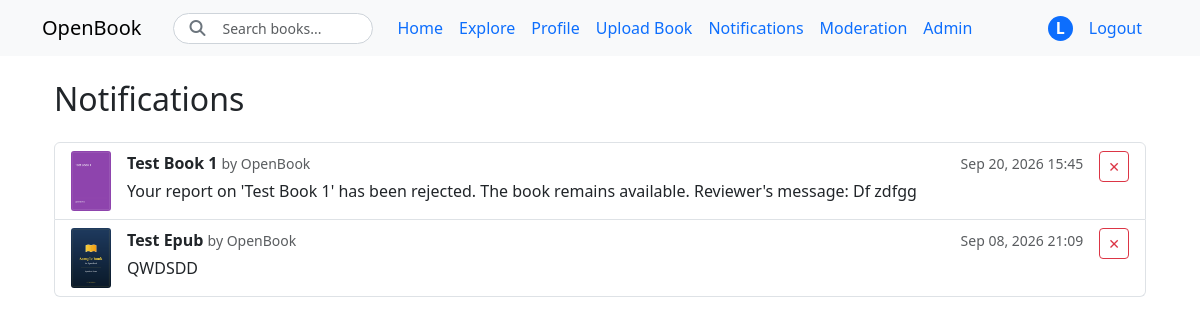
The page /notifications/ (signed in) on the database as committed earlier.
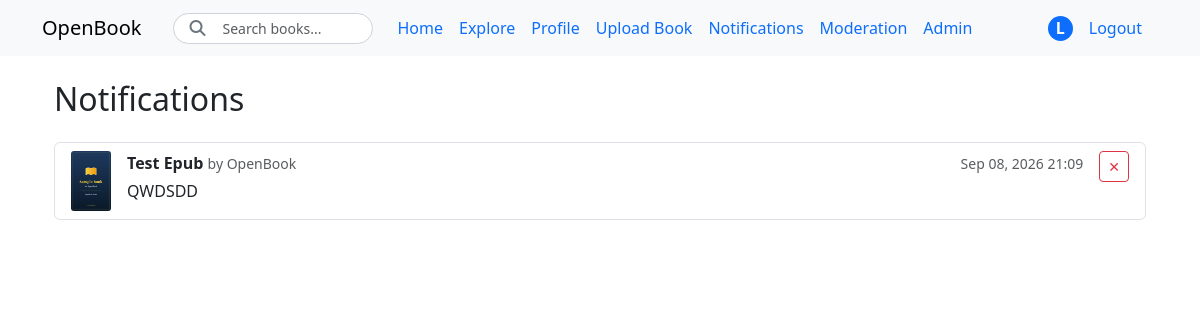
The same page on the database as committed later.
### notifications/models.py (models this page shows, shortened)
class Notification(models.Model):
    recipient = models.ForeignKey(settings.AUTH_USER_MODEL, on_delete=models.CASCADE, related_name="notifications")
    message = models.TextField()
    is_read = models.BooleanField(default=False)
    created_at = models.DateTimeField(auto_now_add=True)
    book = models.ForeignKey("books.Book", on_delete=models.CASCADE, null=True, blank=True, related_name="notifications")
    class Meta:
        ordering = ["-created_at"]

### books/models.py (models this page shows, shortened)
class Book(models.Model):
    class Status(models.TextChoices):
        PENDING = "P", "Pending"
        APPROVED = "A", "Approved"
        REJECTED = "R", "Rejected"
        REPORTED = "E", "Reported"
    class License(models.TextChoices):
        PUBLIC_DOMAIN = "PD", "Public domain"
        CREATIVE_COMMONS = "CC", "Creative Commons"
        ORIGINAL = "OR", "Original work by the user"
    title = models.CharField("Title", max_length=200)
    author = models.CharField("Author(s)", max_length=200)
    description = models.TextField("Description")
    file = models.FileField("Archive", upload_to=book_file_path,
        validators=[FileExtensionValidator(allowed_extensions=["pdf", "epub"]), validate_book_file_size],
        help_text="Only PDF or ePub.")
    cover = models.ImageField("Cover", upload_to="covers/", null=True, blank=True)
    license_type = models.CharField("License", max_length=2, choices=License.choices)
    license_detail = models.CharField("License details", max_length=200, blank=True, help_text="Example: CC BY-NC 4.0")
    rights_declaration = models.TextField("Statement of Rights", blank=True, help_text="Mandatory for original works.")
    status = models.CharField("State", max_length=1, choices=Status.choices, default=Status.PENDING)
    uploaded_by = models.ForeignKey(settings.AUTH_USER_MODEL, on_delete=models.SET_NULL, null=True, related_name="uploaded_books", verbose_name="Uploaded by" )
    reviewed_by = models.ForeignKey(settings.AUTH_USER_MODEL, on_delete=models.SET_NULL, null=True, blank=True, related_name="reviewed_books",
                verbose_name="Reviewed by")
    reviewed_at = models.DateTimeField("Revision date", null=True, blank=True)
    reviewer_comment = models.TextField("Reviewer's comment", blank=True)
    created_at = models.DateTimeField("Created", auto_now_add=True )
    updated_at = models.DateTimeField("Updated", auto_now=True)
    class Meta:
        ordering = ["-created_at"]
        verbose_name = "Book"
        verbose_name_plural = "Books"

### notifications/views.py (the view)
# urls.py: path("", views.NotificationListView.as_view(), name="notification-list"),
class NotificationListView(LoginRequiredMixin, ListView):
    model = Notification
    template_name = "notifications/notifications_list.html"
    context_object_name = "notifications"
    def get_queryset(self):
        return Notification.objects.filter(recipient=self.request.user)
    def get(self, request, *args, **kwargs):
        Notification.objects.filter(recipient=request.user, is_read=False).update(is_read=True)
        return super().get(request, *args, **kwargs)

### accounts/models.py (called while the page is built)
    def is_reviewer(self):
        return self.role == 'reviewer' or self.is_staff

    def has_unread_notifications(self):
        return self.notifications.filter(is_read=False).exists()

### templates/notifications/notifications_list.html (shortened to what this page needs)
{% extends "_base.html" %}
{% load static %}
{% block content %}
<div class="container mt-4">
    <h2 class="mb-4">Notifications</h2>
    {% if notifications %}
    <div class="list-group">
        {% for notification in notifications %}
        <div class="list-group-item">
            <div class="d-flex justify-content-between align-items-start">
                <div class="d-flex gap-3 flex-grow-1 me-3">
                    {% if notification.book %}
                        {% if notification.book.cover %}
                            <img src="{{ notification.book.cover.url }}"
                                 alt="Cover of {{ notification.book.title }}"
                                 style="width: 40px; height: 60px; object-fit: cover; border-radius: 3px;">
                        {% else %}
                            <div class="bg-light border d-flex align-items-center justify-content-center"
                                 style="width: 40px; height: 60px; border-radius: 3px;">
                                <span class="text-muted" style="font-size: 9px;">No cover</span>
                            </div>
                        {% endif %}
                    {% endif %}
                    <div class="flex-grow-1">
                        <div class="d-flex justify-content-between align-items-center mb-1">
                            <div>
                                {% if notification.book %}
                                    <a href="{% url 'books:book-detail' notification.book.pk %}"
                                       class="text-decoration-none fw-semibold text-dark">
                                        {{ notification.book.title }}
                                    </a>
                                    <span class="text-muted small">by {{ notification.book.author }}</span>
                                {% endif %}
                            </div>
                            <small class="text-muted">{{ notification.created_at|date:"M d, Y H:i" }}</small>
                        </div>
                        <p class="mb-0">{{ notification.message }}</p>
                    </div>
                </div>
                <form class="delete-notification-form"
                      data-url="{% url 'notifications:delete' notification.pk %}">
                    <button type="submit"
                            class="btn btn-sm btn-outline-danger"
                            title="Delete notification">
                        ✕
                    </button>
                </form>
            </div>
        </div>
        {% endfor %}
    </div>
    {% else %}
    <div class="alert alert-info">
        You have no notifications yet.
    </div>
    {% endif %}
</div>
{% endblock %}

Rows that differ between the two databases and show on the page:
removed Notification: book.cover (picture), book "Test Book 1", book.author "OpenBook", created_at "Sep 20, 2026 15:45", message "Your report on 'Test Book 1' has been rejected. The book remains available. Reviewer's message: Df zdfgg"
